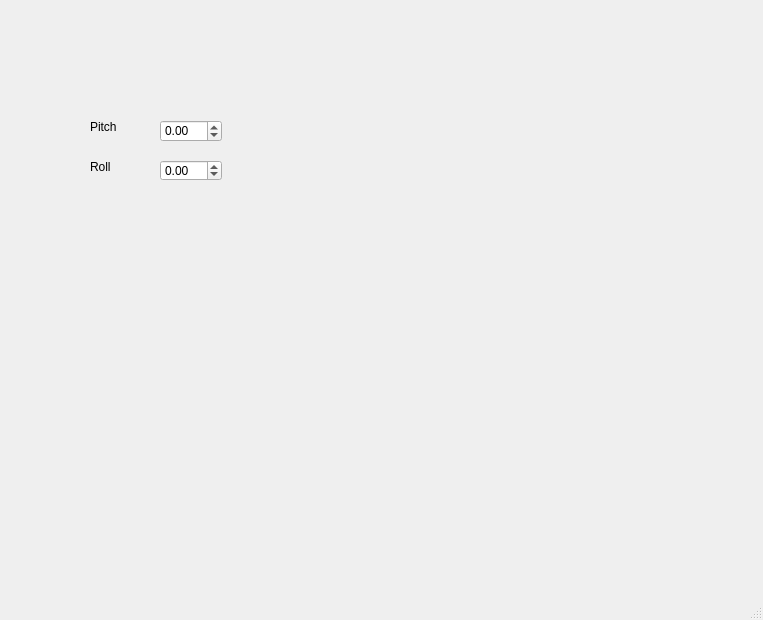
<?xml version="1.0" encoding="UTF-8"?>
<ui version="4.0">
 <class>MainWindow</class>
 <widget class="QMainWindow" name="MainWindow">
  <property name="geometry">
   <rect>
    <x>0</x>
    <y>0</y>
    <width>763</width>
    <height>620</height>
   </rect>
  </property>
  <property name="windowTitle">
   <string>QFlightInstruments Test</string>
  </property>
  <widget class="QWidget" name="centralwidget">
   <widget class="QWidget" name="widget" native="true">
    <property name="geometry">
     <rect>
      <x>330</x>
      <y>20</y>
      <width>416</width>
      <height>416</height>
     </rect>
    </property>
    <layout class="QGridLayout" name="gridLayout">
     <item row="0" column="1">
      <spacer name="verticalSpacer_2">
       <property name="orientation">
        <enum>Qt::Vertical</enum>
       </property>
       <property name="sizeHint" stdset="0">
        <size>
         <width>20</width>
         <height>40</height>
        </size>
       </property>
      </spacer>
     </item>
     <item row="1" column="0">
      <spacer name="horizontalSpacer">
       <property name="orientation">
        <enum>Qt::Horizontal</enum>
       </property>
       <property name="sizeHint" stdset="0">
        <size>
         <width>40</width>
         <height>20</height>
        </size>
       </property>
      </spacer>
     </item>
     <item row="1" column="1">
      <widget class="qfi_EADI" name="graphicsEADI">
       <property name="enabled">
        <bool>false</bool>
       </property>
       <property name="minimumSize">
        <size>
         <width>300</width>
         <height>300</height>
        </size>
       </property>
       <property name="maximumSize">
        <size>
         <width>300</width>
         <height>300</height>
        </size>
       </property>
       <property name="frameShape">
        <enum>QFrame::NoFrame</enum>
       </property>
       <property name="verticalScrollBarPolicy">
        <enum>Qt::ScrollBarAlwaysOff</enum>
       </property>
       <property name="horizontalScrollBarPolicy">
        <enum>Qt::ScrollBarAlwaysOff</enum>
       </property>
       <property name="interactive">
        <bool>false</bool>
       </property>
      </widget>
     </item>
     <item row="1" column="2">
      <spacer name="horizontalSpacer_2">
       <property name="orientation">
        <enum>Qt::Horizontal</enum>
       </property>
       <property name="sizeHint" stdset="0">
        <size>
         <width>40</width>
         <height>20</height>
        </size>
       </property>
      </spacer>
     </item>
     <item row="2" column="1">
      <spacer name="verticalSpacer">
       <property name="orientation">
        <enum>Qt::Vertical</enum>
       </property>
       <property name="sizeHint" stdset="0">
        <size>
         <width>20</width>
         <height>40</height>
        </size>
       </property>
      </spacer>
     </item>
    </layout>
   </widget>
   <widget class="QWidget" name="widget_2" native="true">
    <property name="geometry">
     <rect>
      <x>60</x>
      <y>90</y>
      <width>231</width>
      <height>251</height>
     </rect>
    </property>
    <widget class="QLabel" name="label">
     <property name="geometry">
      <rect>
       <x>30</x>
       <y>30</y>
       <width>47</width>
       <height>14</height>
      </rect>
     </property>
     <property name="text">
      <string>Pitch</string>
     </property>
    </widget>
    <widget class="QLabel" name="label_2">
     <property name="geometry">
      <rect>
       <x>30</x>
       <y>70</y>
       <width>47</width>
       <height>14</height>
      </rect>
     </property>
     <property name="text">
      <string>Roll</string>
     </property>
    </widget>
    <widget class="QDoubleSpinBox" name="doubleSpinBox">
     <property name="geometry">
      <rect>
       <x>100</x>
       <y>30</y>
       <width>62</width>
       <height>22</height>
      </rect>
     </property>
     <property name="minimum">
      <double>-90.000000000000000</double>
     </property>
     <property name="maximum">
      <double>90.000000000000000</double>
     </property>
    </widget>
    <widget class="QDoubleSpinBox" name="doubleSpinBox_2">
     <property name="geometry">
      <rect>
       <x>100</x>
       <y>70</y>
       <width>62</width>
       <height>21</height>
      </rect>
     </property>
     <property name="minimum">
      <double>-180.000000000000000</double>
     </property>
     <property name="maximum">
      <double>180.000000000000000</double>
     </property>
    </widget>
   </widget>
  </widget>
  <widget class="QMenuBar" name="menubar">
   <property name="geometry">
    <rect>
     <x>0</x>
     <y>0</y>
     <width>763</width>
     <height>21</height>
    </rect>
   </property>
  </widget>
  <widget class="QStatusBar" name="statusbar"/>
 </widget>
 <customwidgets>
  <customwidget>
   <class>qfi_EADI</class>
   <extends>QGraphicsView</extends>
   <header>qfi/qfi_EADI.h</header>
  </customwidget>
 </customwidgets>
 <resources/>
 <connections/>
</ui>
